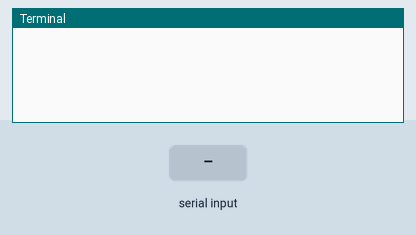
The program below on a simulated Raspberry Pi (BCM pin numbers). Shown: the last lines printed to the terminal. Inputs (shaded band) come from the test bench. Web requests get an empty 200 reply after 0.4 s.

Above: at 2.0 s.
2.1 s: "send" typed at the terminal, then Enter
At 3.3 s:
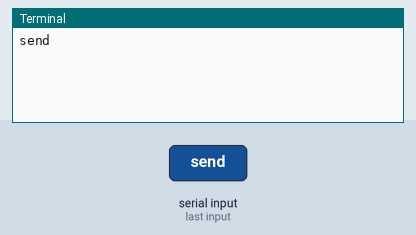
3.6 s: "cwhite" typed at the terminal, then Enter
At 4.4 s:
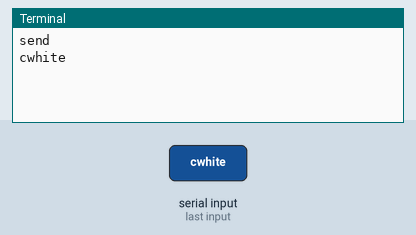
5.1 s: "cblack" typed at the terminal, then Enter
At 5.6 s:
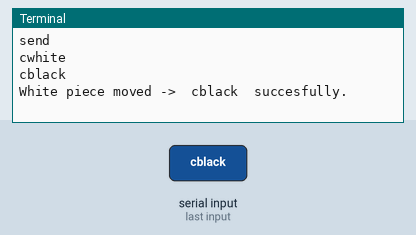
6.6 s: "receive" typed at the terminal, then Enter
At 8.9 s:
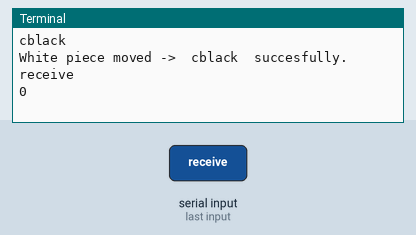

The program:

update-online.py
```python
import time

# import Adafruit IO REST client.
from Adafruit_IO import Client, Feed, RequestError

# Set to your Adafruit IO key.
# Remember, your key is a secret,
# so make sure not to publish it when you publish this code!
ADAFRUIT_IO_KEY = 'AddYourKeyHere'

# Set to your Adafruit IO username.
# (go to https://accounts.adafruit.com to find your username)
ADAFRUIT_IO_USERNAME = 'AddYurUserNameHere'

# Create an instance of the REST client.
aio = Client(ADAFRUIT_IO_USERNAME, ADAFRUIT_IO_KEY)

try: # if we have a 'whiteplayer' feed
    whiteplayermove = aio.feeds('whiteplayermove')
except RequestError: # create a text-test feed
    feed = Feed(name="whiteplayermove")
    whiteplayermove = aio.create_feed(feed)

try: # if we have a 'boardb' feed
    blackplayermove = aio.feeds('blackplayermove')
except RequestError: # create a digital feed
    feed = Feed(name="blackplayermove")
    whiteplayermove = aio.create_feed(feed)

#----------------------
sendOrReceive = "neither"
previousData = "ready"
colourChoice = "neither"

while True:
    try:
        sendOrReceive = input()
    except EOFError:
        continue
    if sendOrReceive == "send":
        colourChoice = input()
        if colourChoice == "cwhite":
            chesspiecemoved = input()
            print('White piece moved -> ', chesspiecemoved, ' succesfully.')
            aio.send(whiteplayermove.key, chesspiecemoved)
            #break
        elif colourChoice == "cblack":
            chesspiecemoved = input()
            print('Black piece moved -> ', chesspiecemoved, ' succesfully.')
            aio.send(blackplayermove.key, chesspiecemoved)
            #break
    elif sendOrReceive == "receive":
        while True:
            if colourChoice == "cwhite":
                data = aio.receive(blackplayermove.key)
                data = data.value.strip().lower()
            elif colourChoice == "cblack":
                data = aio.receive(whiteplayermove.key)
                data = data.value.strip().lower()
            if previousData != data:
                previousData = data
                print(data + '\n')
                break
            time.sleep(3)

    # avoid timeout from adafruit io
    time.sleep(2)
```

Measured:
- after the input at 2.1 s, the terminal: prints a new line at once (image 1)
- after the input at 3.6 s, the terminal: prints a new line at once (image 2)
- after the input at 5.1 s, the terminal: prints a new line at once (image 3)
- after the input at 6.6 s, the terminal: prints a new line after 0.90 s (image 4)
